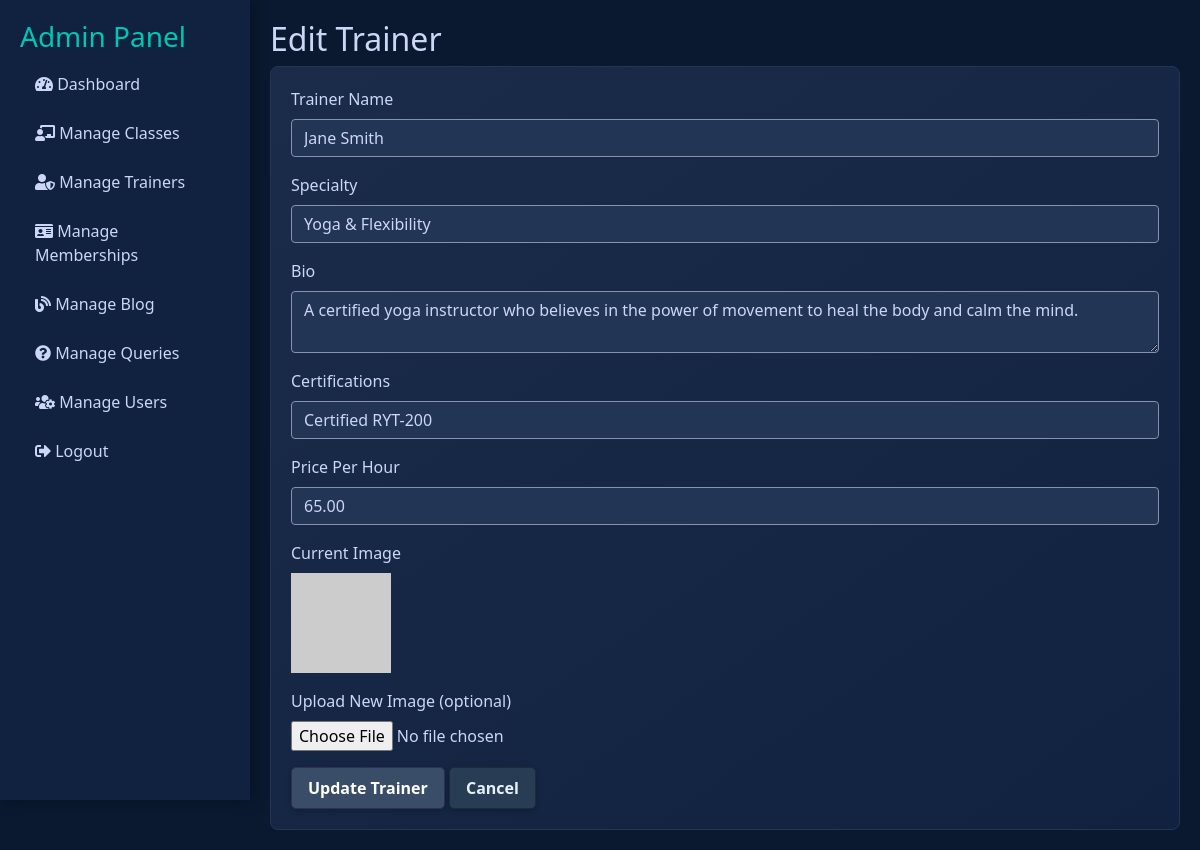
The page /admin/edit_trainer.php?id=2 (signed in) on the database its author committed.
### tables this page shows
CREATE TABLE `trainers` (
  `id` int(11) NOT NULL AUTO_INCREMENT,
  `name` varchar(100) NOT NULL,
  `specialty` varchar(100) NOT NULL,
  `bio` text NOT NULL,
  `image_path` varchar(255) DEFAULT NULL,
  `certifications` varchar(255) DEFAULT NULL,
  `price_per_hour` decimal(10,2) DEFAULT NULL,
  PRIMARY KEY (`id`)
);

### admin/edit_trainer.php (the view, shortened to what this page needs)
<?php
include '../includes/db.php';
include 'admin_header.php';
$id = isset($_GET['id']) ? (int)$_GET['id'] : 0;
$result = $conn->query("SELECT * FROM trainers WHERE id = $id");
$trainer = $result->fetch_assoc();
?>
<h2>Edit Trainer</h2>
<div class="card">
    <div class="card-body">
        <form method="POST" action="edit_trainer.php?id=<?php echo $id; ?>" class="needs-validation" novalidate enctype="multipart/form-data">
            <div class="form-group"><label>Trainer Name</label><input type="text" name="name" value="<?php echo htmlspecialchars($trainer['name']); ?>" required class="form-control"></div>
            <div class="form-group"><label>Specialty</label><input type="text" name="specialty" value="<?php echo htmlspecialchars($trainer['specialty']); ?>" required class="form-control"></div>
            <div class="form-group"><label>Bio</label><textarea name="bio" required class="form-control"><?php echo htmlspecialchars($trainer['bio']); ?></textarea></div>
            <div class="form-group"><label>Certifications</label><input type="text" name="certifications" value="<?php echo htmlspecialchars($trainer['certifications']); ?>" class="form-control"></div>
            <div class="form-group"><label>Price Per Hour</label><input type="number" step="0.01" name="price_per_hour" value="<?php echo htmlspecialchars($trainer['price_per_hour']); ?>" class="form-control"></div>
            <div class="form-group">
                <label>Current Image</label><br>
                <?php
                $image_path = (!empty($trainer['image_path']) && file_exists('../assets/img/' . $trainer['image_path']))
                              ? '../assets/img/' . $trainer['image_path']
                              : 'https://placehold.co/150x150/112240/00c7b3?text=No+Image';
                ?>
                <img src="<?php echo $image_path; ?>" alt="Current Image" class="trainer-img" style="width: 100px; height: 100px;">
            </div>
            <div class="form-group">
                <label>Upload New Image (optional)</label>
                <input type="file" name="trainer_image" class="form-control-file">
            </div>
            <button type="submit" class="btn btn-primary">Update Trainer</button>
            <a href="manage_trainers.php" class="btn btn-secondary">Cancel</a>
        </form>
    </div>
</div>
<?php include 'admin_footer.php'; ?>

### assets/css/style.css (style rules this page uses)
body { background-color: #0a192f; color: #ccd6f6; font-family: 'Segoe UI', Tahoma, Geneva, Verdana, sans-serif; }
.btn { transition: all 0.3s ease; border-radius: 5px; font-weight: bold; padding: 0.5rem 1rem; box-shadow: 0 2px 5px rgba(0,0,0,0.2); border: 1px solid transparent; }
.btn-primary { background-color: #394c68; color: #ffffff; border-color: #2d3157; }
.btn-secondary { background-color: #283c53; color: #e6f1ff; border-color: #1d2a3a; }
.card { background: linear-gradient(145deg, #1a2c4a, #112240); border: 1px solid #233554; transition: transform .2s, box-shadow .2s; border-radius: 8px; }
.form-control { background-color: #233554; color: #ccd6f6; border: 1px solid #8892b0; }

### rows shown on the page
trainers: name "Jane Smith", specialty "Yoga & Flexibility", bio "A certified yoga instructor who believes in the power of movement to heal the body and calm the mind.", certifications "Certified RYT-200", price_per_hour "65.00"
